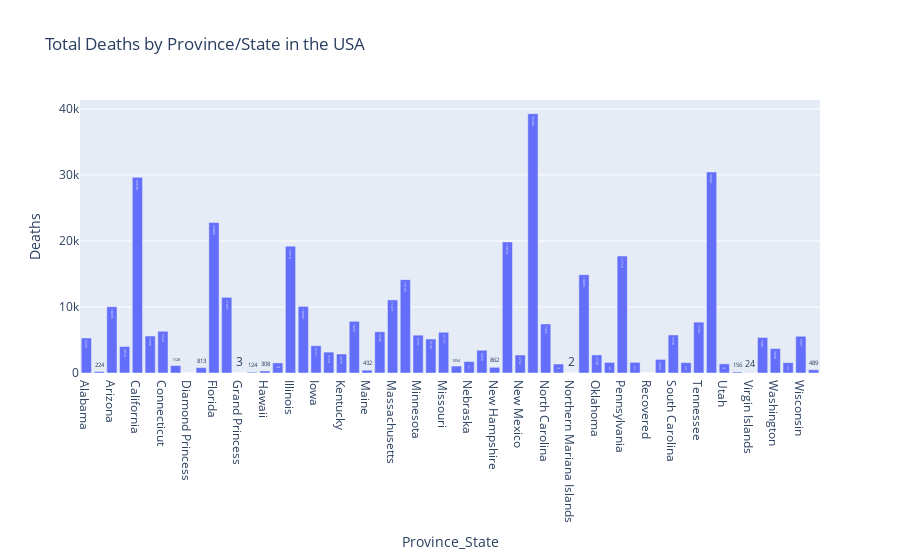

Notebook code cell kept with this figure:
### Code cell
# Filter for data related to the USA
usa_data = covid_data[covid_data['Country_Region'] == 'US']

# Aggregate deaths by Province/State
state_deaths = usa_data.groupby('Province_State')['Deaths'].sum().reset_index()

# Plot the data
fig = px.bar(state_deaths, x='Province_State', y='Deaths', text= 'Deaths', title='Total Deaths by Province/State in the USA')

# Show the plot
fig.show()

### Figure 1 — Plotly figure (JSON) as saved in the notebook; plotly's stock layout.template omitted (floating-point values rounded to 4 significant figures)
{"data": [{"alignmentgroup": "True", "hovertemplate": "Province_State=%{x}<br>Deaths=%{text}<extra></extra>", "legendgroup": "", "marker": {"color": "#636efa", "pattern": {"shape": ""}}, "name": "", "offsetgroup": "", "orientation": "v", "showlegend": false, "text": [5299, 224, 10036, 4010, 29638, 5600, 6324, 1128, 0, 813, 22804, 11457, 3, 124, 308, 1528, 19210, 10089, 4127, 3164, 2876, 7833, 432, 6246, 11071, 14145, 5731, 5146, 6173, 1054, 1737, 3450, 862, 19854, 2732, 39288, 7425, 1360, 2, 14899, 2738, 1603, 17710, 1616, 0, 2062, 5758, 1570, 7704, 30441, 1390, 156, 24, 5381, 3698, 1570, 5567, 489], "textposition": "auto", "type": "bar", "x": ["Alabama", "Alaska", "Arizona", "Arkansas", "California", "Colorado", "Connecticut", "Delaware", "Diamond Princess", "District of Columbia", "Florida", "Georgia", "Grand Princess", "Guam", "Hawaii", "Idaho", "Illinois", "Indiana", "Iowa", "Kansas", "Kentucky", "Louisiana", "Maine", "Maryland", "Massachusetts", "Michigan", "Minnesota", "Mississippi", "Missouri", "Montana", "Nebraska", "Nevada", "New Hampshire", "New Jersey", "New Mexico", "New York", "North Carolina", "North Dakota", "Northern Mariana Islands", "Ohio", "Oklahoma", "Oregon", "Pennsylvania", "Puerto Rico", "Recovered", "Rhode Island", "South Carolina", "South Dakota", "Tennessee", "Texas", "Utah", "Vermont", "Virgin Islands", "Virginia", "Washington", "West Virginia", "Wisconsin", "Wyoming"], "xaxis": "x", "y": [5299, 224, 10036, 4010, 29638, 5600, 6324, 1128, 0, 813, 22804, 11457, 3, 124, 308, 1528, 19210, 10089, 4127, 3164, 2876, 7833, 432, 6246, 11071, 14145, 5731, 5146, 6173, 1054, 1737, 3450, 862, 19854, 2732, 39288, 7425, 1360, 2, 14899, 2738, 1603, 17710, 1616, 0, 2062, 5758, 1570, 7704, 30441, 1390, 156, 24, 5381, 3698, 1570, 5567, 489], "yaxis": "y"}], "layout": {"autosize": true, "barmode": "relative", "legend": {"tracegroupgap": 0}, "title": {"text": "Total Deaths by Province/State in the USA"}, "xaxis": {"anchor": "y", "autorange": true, "domain": [0, 1], "range": [-0.5, 57.5], "title": {"text": "Province_State"}, "type": "category"}, "yaxis": {"anchor": "x", "autorange": true, "domain": [0, 1], "range": [0, 41360.0], "title": {"text": "Deaths"}, "type": "linear"}}}
